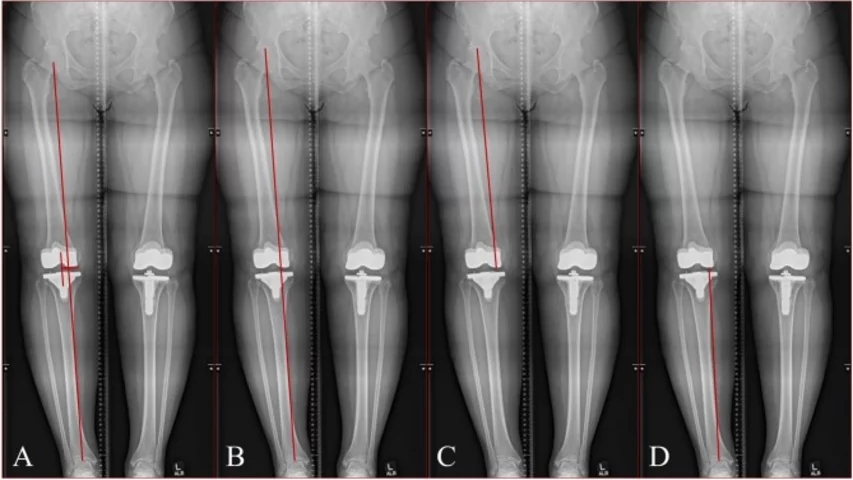
#> input picture Xray sample files/101.jpeg, 853 x 480 px
$ python -i preprocessing.py   (imports and definitions only)
#> lines starting #> are read from the running program, lines starting #| are printed output that depends on the picture
import cv2
import numpy as np
from PIL import Image
import io
import os
from typing import Dict, Any, Tuple, Optional
import logging

logger = logging.getLogger(__name__)

# Try to import pydicom; fallback gracefully if it fails during build
try:
    import pydicom
    HAS_PYDICOM = True
except ImportError:
    HAS_PYDICOM = False
    logger.warning("pydicom is not installed. DICOM metadata extraction will be disabled.")

# [73 lines left out: functions validate_image_quality, process_dicom, not called in this run]

def enhance_medical_image(img_np: np.ndarray) -> np.ndarray:
    """
    Apply CLAHE (Contrast Limited Adaptive Histogram Equalization) to enhance radiography structures.
    """
    if len(img_np.shape) == 3:
        # Convert to YUV to enhance only the luminance channel
        yuv = cv2.cvtColor(img_np, cv2.COLOR_RGB2YUV)
#> yuv: shape (480, 853, 3); mean of channels 0, 1, 2 102.9, 127.8, 129.1
        clahe = cv2.createCLAHE(clipLimit=3.0, tileGridSize=(8, 8))
        yuv[:, :, 0] = clahe.apply(yuv[:, :, 0])
#> yuv: shape (480, 853, 3); mean of channels 0, 1, 2 119.3, 127.8, 129.1
        enhanced = cv2.cvtColor(yuv, cv2.COLOR_YUV2RGB)
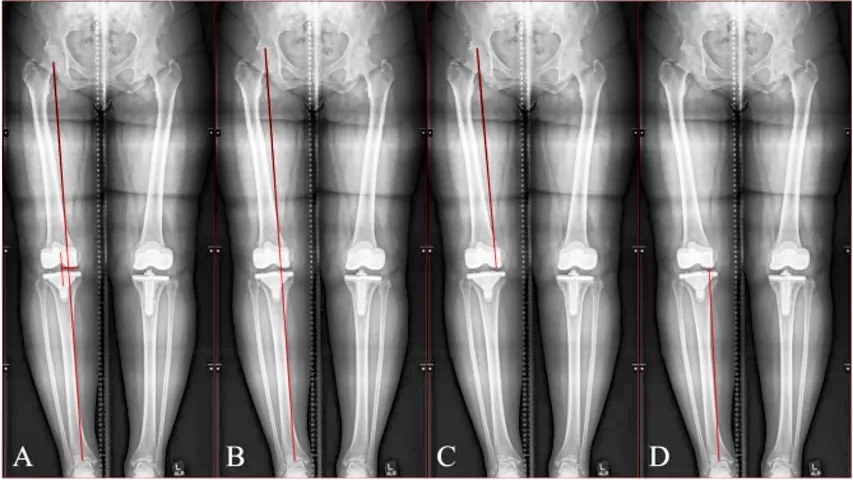
#> enhanced: shape (480, 853, 3); mean R, G, B 120.4, 118.7, 118.9
        return enhanced
    else:
        clahe = cv2.createCLAHE(clipLimit=3.0, tileGridSize=(8, 8))
        return clahe.apply(img_np)

>>> import cv2
>>> picture = cv2.cvtColor(cv2.imread('../../../Xray sample files/101.jpeg'), cv2.COLOR_BGR2RGB)
>>> result = enhance_medical_image(picture)

$ run again, on Xray sample files/106.jpeg
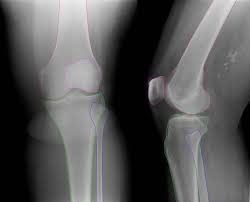
#> input picture Xray sample files/106.jpeg, 250 x 202 px
#> in enhance_medical_image, `enhanced = cv2.cvtColor(yuv, cv2.COLOR_YUV2RGB)`:
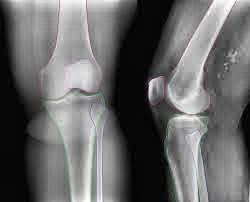
#> enhanced: shape (202, 250, 3); mean R, G, B 103.5, 103.4, 103.5

$ run again, on Xray sample files/108.jpeg
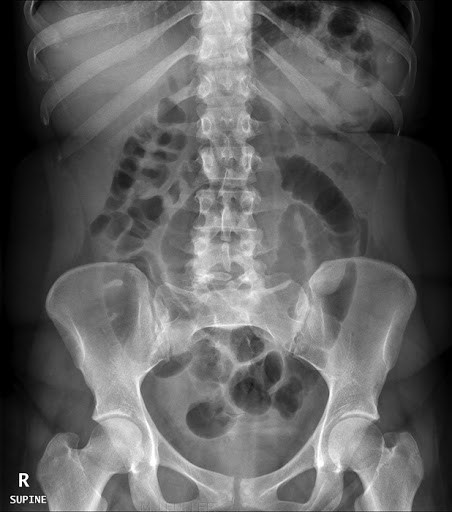
#> input picture Xray sample files/108.jpeg, 452 x 512 px
#> picture is the input picture: shape (512, 452, 3); min 0, max 255, mean 97.4
#> in enhance_medical_image, `enhanced = cv2.cvtColor(yuv, cv2.COLOR_YUV2RGB)`:
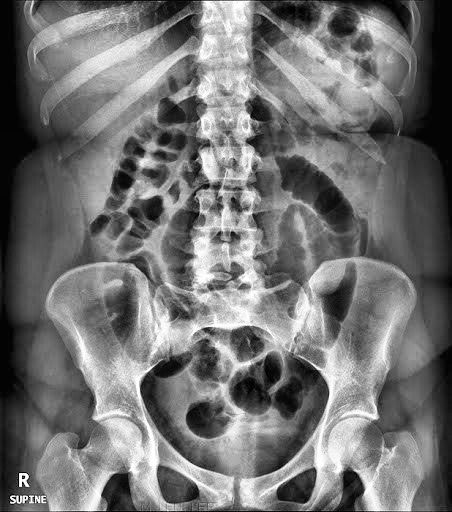
#> enhanced: shape (512, 452, 3); min 1, max 255, mean 114.2

$ run again, on Xray sample files/112.jpeg
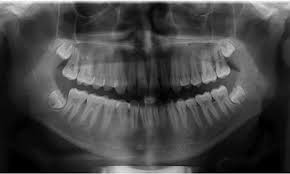
#> input picture Xray sample files/112.jpeg, 290 x 174 px
#> picture is the input picture: shape (174, 290, 3); min 0, max 255, mean 69.1
#> in enhance_medical_image, `enhanced = cv2.cvtColor(yuv, cv2.COLOR_YUV2RGB)`:
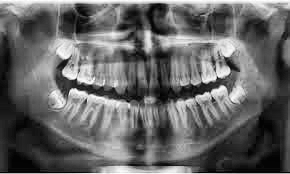
#> enhanced: shape (174, 290, 3); min 1, max 255, mean 101.5
